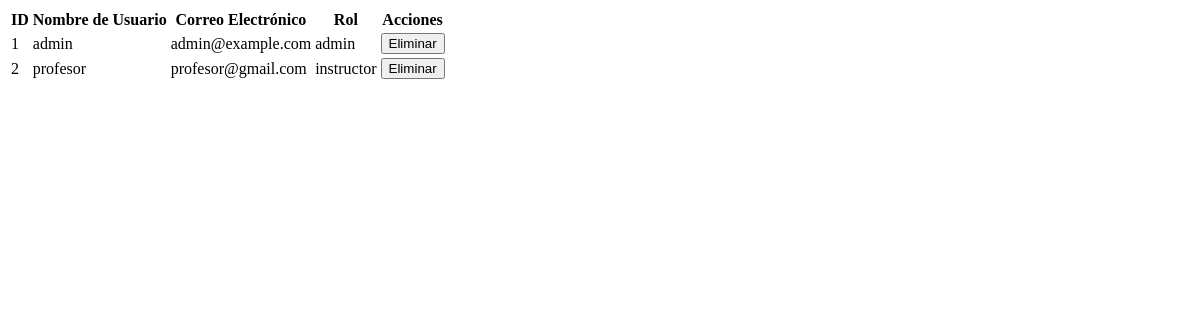
The app's page /admin/view_users (signed in), older data.
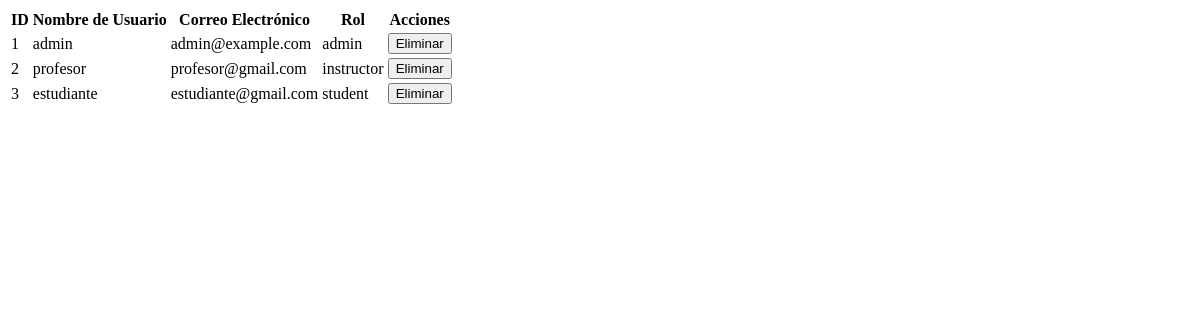
The same page, newer data.
### models.py (models this page shows, shortened)
class User(UserMixin, db.Model):
    __tablename__ = 'users'
    id = db.Column(db.Integer, primary_key=True)
    username = db.Column(db.String(150), unique=True, nullable=False)
    email = db.Column(db.String(150), unique=True, nullable=False)
    password = db.Column(db.String(150), nullable=False)
    role_id = db.Column(db.Integer, db.ForeignKey('roles.id'), nullable=False)
    role = db.relationship('Role')
    courses = db.relationship('Course', backref='instructor')  # Cursos que enseña
    enrollments = db.relationship('CourseEnrollment', backref='student')  # Cursos en los que está inscrito
    responses = db.relationship('StudentResponse', backref='student')  # Respuestas de quizzes

class Role(db.Model):
    __tablename__ = 'roles'
    id = db.Column(db.Integer, primary_key=True)
    name = db.Column(db.String(50), unique=True, nullable=False)

### app.py (the view)
@app.route('/admin/view_users', methods=['GET', 'POST'])
@login_required
@role_required('admin')
def view_users():
    users = User.query.all()
    form = DeleteUserForm()  # Formulario con CSRF
    return render_template('admin/view_users.html', users=users, form=form)

### app.py (called while the page is built)
@login_manager.user_loader
def load_user(user_id):
    return User.query.get(int(user_id))

def role_required(role):
    def decorator(f):
        @wraps(f)
        def decorated_function(*args, **kwargs):
            if not current_user.is_authenticated or current_user.role.name != role:
                abort(403)
            return f(*args, **kwargs)
        return decorated_function
    return decorator

### app/templates/admin/view_users.html
<table class="users-table">
    <thead>
        <tr>
            <th>ID</th>
            <th>Nombre de Usuario</th>
            <th>Correo Electrónico</th>
            <th>Rol</th>
            <th>Acciones</th>
        </tr>
    </thead>
    <tbody>
        {% for user in users %}
        <tr>
            <td>{{ user.id }}</td>
            <td>{{ user.username }}</td>
            <td>{{ user.email }}</td>
            <td>{{ user.role.name }}</td>
            <td>
                <form method="POST" action="{{ url_for('delete_user', user_id=user.id) }}" style="display:inline;">
                    <button type="submit" class="btn btn-danger">Eliminar</button>
                </form>
            </td>
        </tr>
        {% endfor %}
    </tbody>
</table>

Row changes from the older to the newer data that the page shows:
added User: id "3", username "estudiante", email "estudiante@gmail.com", role.name "student"
